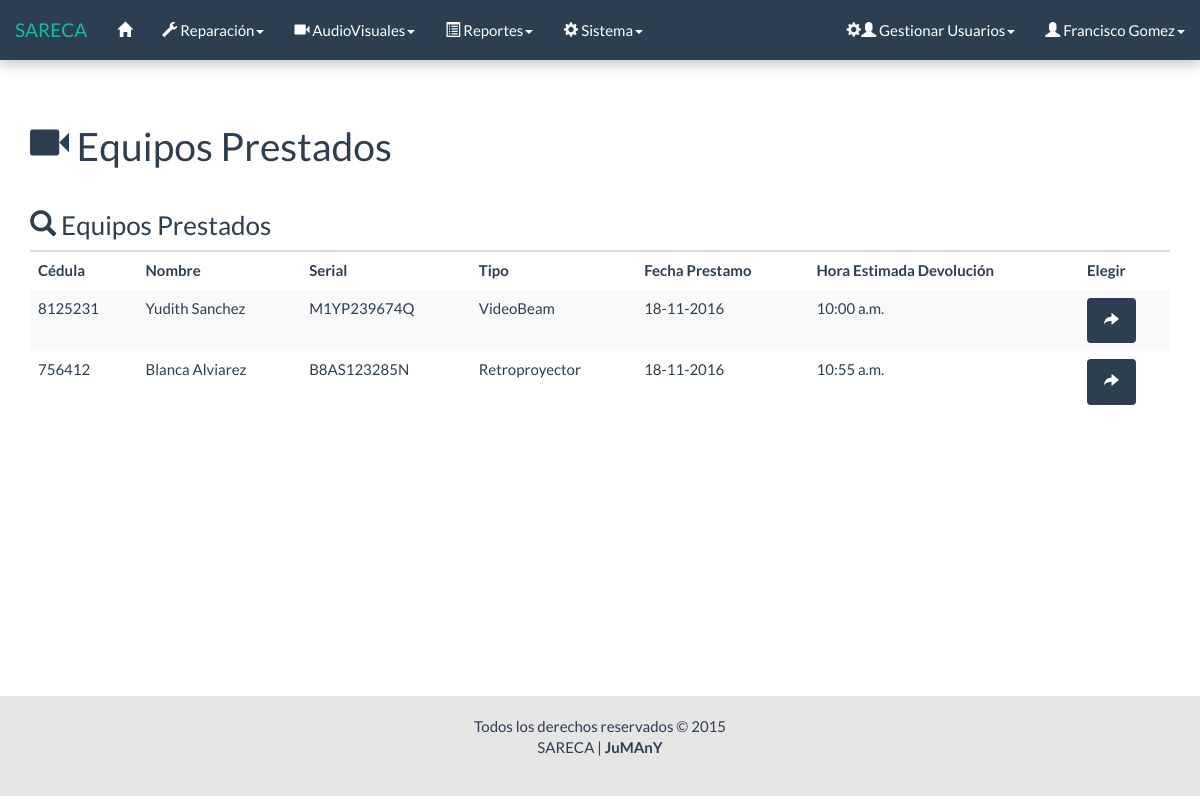
The page /html/devolucion_f.php (signed in) on the database its author committed.
### tables this page shows
CREATE TABLE `prestamo` (
  `Id` int(11) NOT NULL AUTO_INCREMENT,
  `Serial_equipo` varchar(11) NOT NULL,
  `Fecha_prestamo` date NOT NULL,
  `hora_prestamo` time NOT NULL,
  `hora_estimada_devolucion` time NOT NULL,
  `destino` varchar(50) NOT NULL,
  `Id_usuario_prestador` varchar(50) NOT NULL,
  `Cedula` int(8) NOT NULL,
  `carrera` varchar(30) NOT NULL,
  `Estado` int(1) NOT NULL,
  `observacion_prestamo` varchar(200) NOT NULL,
  `fecha_devolucion` date NOT NULL,
  `hora_devolucion` time NOT NULL,
  `id_usuario_receptor` varchar(50) NOT NULL,
  `observacion_devolucion` varchar(200) NOT NULL,
  PRIMARY KEY (`Id`),
  KEY `Id_usuario` (`Id_usuario_prestador`),
  KEY `Serial_equipo` (`Serial_equipo`),
  KEY `Cedula` (`Cedula`),
  KEY `id_usuario_receptor` (`id_usuario_receptor`),
  CONSTRAINT `prestamo_ibfk_3` FOREIGN KEY (`Id_usuario_prestador`) REFERENCES `usuario` (`Id`) ON UPDATE CASCADE,
  CONSTRAINT `prestamo_ibfk_5` FOREIGN KEY (`Serial_equipo`) REFERENCES `equipo_audiovisual` (`Serial`) ON UPDATE CASCADE,
  CONSTRAINT `prestamo_ibfk_6` FOREIGN KEY (`Cedula`) REFERENCES `persona` (`Cedula`) ON UPDATE CASCADE
);

CREATE TABLE `persona` (
  `Cedula` int(8) NOT NULL,
  `Nombre` varchar(30) NOT NULL,
  `cargo` varchar(50) NOT NULL,
  PRIMARY KEY (`Cedula`)
);

CREATE TABLE `equipo_audiovisual` (
  `Serial` varchar(11) NOT NULL,
  `tipo` int(1) NOT NULL,
  `numero` tinyint(4) NOT NULL,
  `rbn` varchar(20) NOT NULL,
  `modelo` varchar(20) NOT NULL,
  `marca` varchar(30) NOT NULL,
  `inf_adic` varchar(50) NOT NULL,
  `Estado` int(1) NOT NULL,
  PRIMARY KEY (`Serial`)
);

### html/devolucion_f.php (the view, shortened to what this page needs)
<?php
	require('../php/conexion/conexion.php');
	$sql = "SELECT *
			FROM equipo_audiovisual
			JOIN prestamo ON equipo_audiovisual.Serial = prestamo.Serial_equipo
			JOIN persona ON prestamo.Cedula = persona.Cedula
			WHERE equipo_audiovisual.Estado = 2
			AND prestamo.Estado = 2";
	$res = $conectar->query($sql);
?>
<!DOCTYPE html>
<html lang="es">
	<head>
		<link rel="stylesheet" href="../css/bootstrap.css">
		<link rel="stylesheet" href="../css/general.css">
	</head>
	<body>
		<div id="wrap">
			<?php
				include("menu/menu.php");
			?>
			<div class="container">
				<div class="bs-docs-section">
					<?php
						include('mensaje/mensaje.php');
					?>
					<div class="row">
						<div class="col-lg-12">
							<div class="page-header">
								<h1><span class="glyphicon glyphicon-facetime-video"></span> Equipos Prestados</h1>
							</div>
							<?php
							if ($res->num_rows == 0) {
							?>
								<div class="alert alert-dismissible alert-info">
									<strong>No hay equipos AudioVisuales en préstamo.</strong>
								</div>
							<?php
							} else {
							?>
								<h3><span class="glyphicon glyphicon-search"></span> Equipos Prestados</h3>
								<table class="table table-striped table-hover">
									<thead>
										<tr>
											<th>Cédula</th>
											<th>Nombre</th>
											<th>Serial</th>
											<th>Tipo</th>
											<th>Fecha Prestamo</th>
											<th>Hora Estimada Devolución</th>
											<th>Elegir</th>
										</tr>
									</thead>
									<tbody>
										<?php
										while ($fila = $res->fetch_object()) {
											$tipo = ($fila->tipo == 1) ? 'VideoBeam' : 'Retroproyector';
											list($a,$m,$d) = explode('-',$fila->Fecha_prestamo);
											list($hh,$mm,) = explode(':',$fila->hora_estimada_devolucion);
											$r = $hh - 12;
											if ($r > 0) {
												$hh = $r;
												$periodo_meridiano = 'p.m.';
											} elseif ($r == 0) {
												$periodo_meridiano = 'p.m.';
											} else {
												$periodo_meridiano = 'a.m.';
											}
											printf('
												<tr>
													<td>%d</td>
													<td>%s</td>
													<td>%s</td>
													<td>%s</td>
													<td>%d-%d-%d</td>
													<td>%s:%s %s</td>
													<td><a href="proceso_devolucion_f.php?s=%s" data-toggle="tooltip" data-placement="right" data-original-title="Devolver" class="btn btn-primary"><span class="glyphicon glyphicon-share-alt"></span></a></td>
												</tr>',
												$fila->Cedula,
												$fila->Nombre,
												$fila->Serial_equipo,
												$tipo,
												$d,
												$m,
												$a,
												$hh,
												$mm,
												$periodo_meridiano,
												$fila->Serial_equipo
											);
										}
										?>
									</tbody>
								</table>
							<?php
							}
							?>
						</div>
					</div>
				</div>
			</div>
			<div id="push"></div>
		</div>
		<div id="footer">
			<div class="container">
				<p class="muted credit">
					Todos los derechos reservados &copy; 2015 <br>
					SARECA | <b>JuMAnY</b>
				</p>
			</div>
		</div>
	</body>
</html>

### css/general.css (style rules this page uses)
html, body { height: 100%; }
#wrap { min-height: 100%; height: auto !important; height: 100%; margin: 0 auto -104px; }
#push, #footer { height: 100px; }
#footer { text-align: center; background-color: #e5e5e5; }
#wrap > .container { padding-top: 60px; }
.container .credit { margin: 20px 0; }

### rows shown on the page
prestamo: Cedula.Cedula "8125231", Cedula.Nombre "Yudith Sanchez", Serial_equipo "M1YP239674Q", Serial_equipo.tipo "VideoBeam", d "18", m "11", a "2016", mm "00", periodo_meridiano "a.m."
prestamo: Cedula.Cedula "756412", Cedula.Nombre "Blanca Alviarez", Serial_equipo "B8AS123285N", Serial_equipo.tipo "Retroproyector", d "18", m "11", a "2016", mm "55", periodo_meridiano "a.m."

### other values the page prints
$_SESSION['nombre'] "Francisco Gomez"
